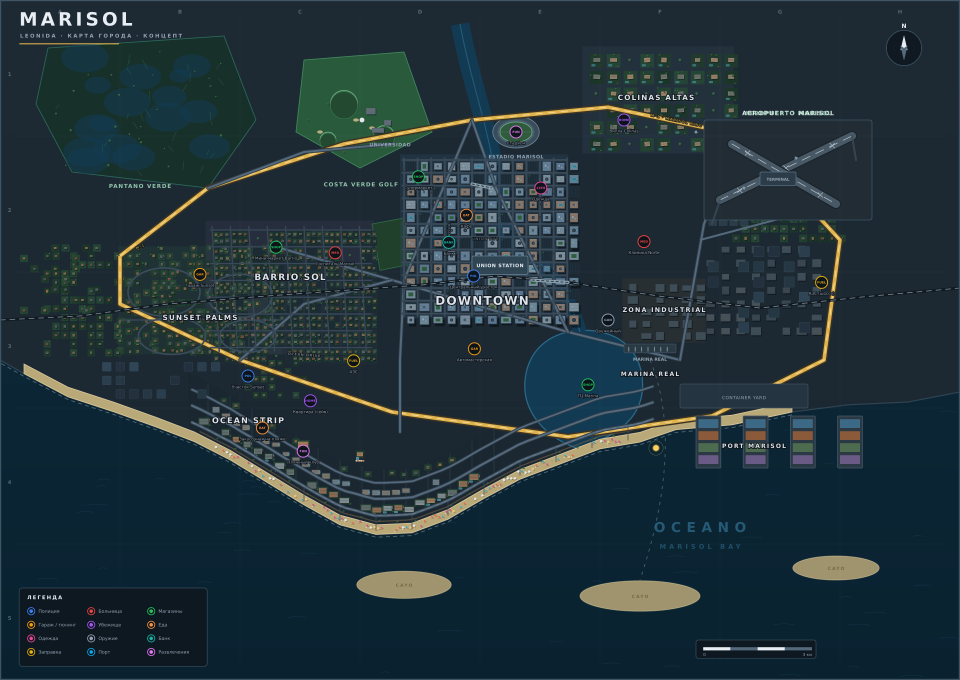
#> input picture game/map/city_map.png, 3840 x 2720 px (shown at 1/4 size)
$ python make_tiles.py
#> lines starting #> are read from the running program, lines starting #| are printed output that depends on the picture
#!/usr/bin/env python3
"""Нарезает 4К-карту на тайлы и делает облегчённые версии для быстрой загрузки.

Запуск:  python3 game/tools/make_tiles.py   (после render_map.cjs)
Результат: game/map/4k/{overview.webp, city_map_4k.webp, tiles/*.webp, manifest.json}

Смысл: вьюер сначала показывает overview (1600 px), а 4К-тайлы 1024×1024
подгружает только те, что попали в экран. Поэтому карта 4К не лагает
и не тянет мегабайты на телефоне.
"""

import json
import math
import os

from PIL import Image

ROOT = os.path.abspath(os.path.join(os.path.dirname(os.path.abspath(__file__)), "..", ".."))
SRC = os.path.join(ROOT, "game", "map", "city_map.png")
OUT = os.path.join(ROOT, "game", "map", "4k")
TILE = 1024


def main():
    os.makedirs(os.path.join(OUT, "tiles"), exist_ok=True)
    im = Image.open(SRC).convert("RGB")
    w, h = im.size
#> w = 3840; h = 2720

    # полная 4К-версия одним файлом (для скачивания и GitHub)
    im.save(os.path.join(OUT, "city_map_4k.webp"), "WEBP", quality=88, method=6)

    # overview: хватает для общего вида, грузится мгновенно
    ov_w = 1600
    ov_h = round(h * ov_w / w)
#> ov_h = 1133
    im.resize((ov_w, ov_h), Image.LANCZOS).save(
        os.path.join(OUT, "overview.webp"), "WEBP", quality=82, method=6)
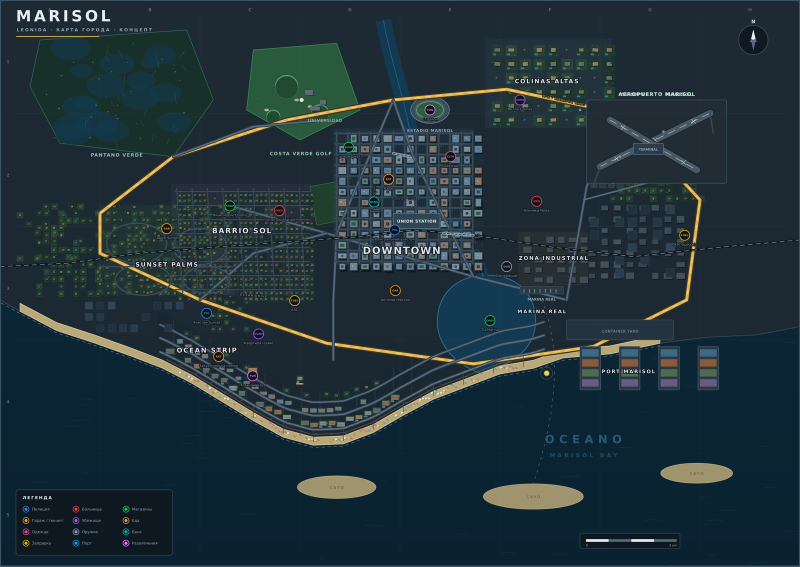
#> saved as overview.webp: PIL image 1600x1133 RGB (shown at 1/2 size); mean R, G, B 33.1, 50.4, 58

    sea = im.getpixel((4, 4))
#> sea = (61, 83, 99)
    cols, rows = math.ceil(w / TILE), math.ceil(h / TILE)
#> cols = 4; rows = 3
    tiles = []
    for r in range(rows):
        for c in range(cols):
            box = (c * TILE, r * TILE, min(w, (c + 1) * TILE), min(h, (r + 1) * TILE))
            crop = im.crop(box)
            if crop.size != (TILE, TILE):
                padded = Image.new("RGB", (TILE, TILE), sea)
                padded.paste(crop, (0, 0))
                crop = padded
            name = f"tiles/r{r}_c{c}.webp"
            crop.save(os.path.join(OUT, name), "WEBP", quality=88, method=6)
            tiles.append({"r": r, "c": c, "src": name})
#> this loop made 3 passes
#> pass 1, in main, `crop.save(os.path.join(OUT, name), "WEBP", quality=88, method=6)`:
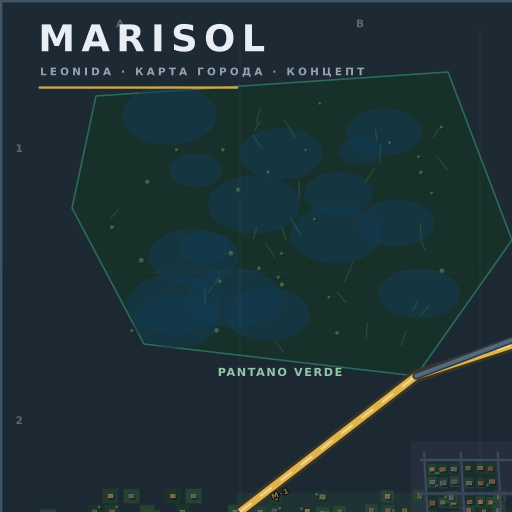
#> saved as r0_c0.webp: PIL image 1024x1024 RGB (shown at 1/2 size); mean R, G, B 31.7, 50.6, 55.4
#> pass 1, in main, `crop.save(os.path.join(OUT, name), "WEBP", quality=88, method=6)`:
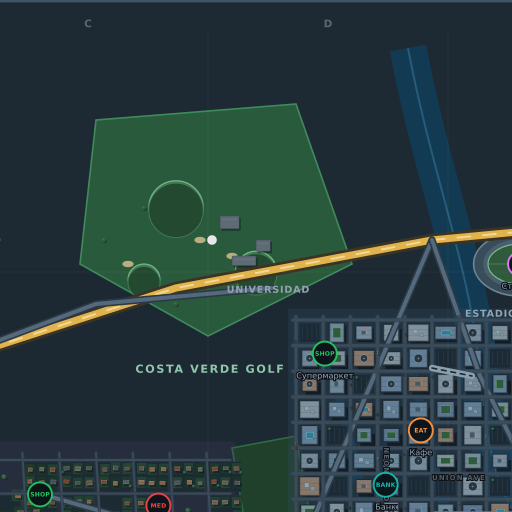
#> saved as r0_c1.webp: PIL image 1024x1024 RGB (shown at 1/2 size); mean R, G, B 40.8, 60.8, 62.6
#> pass 1, in main, `crop.save(os.path.join(OUT, name), "WEBP", quality=88, method=6)`:
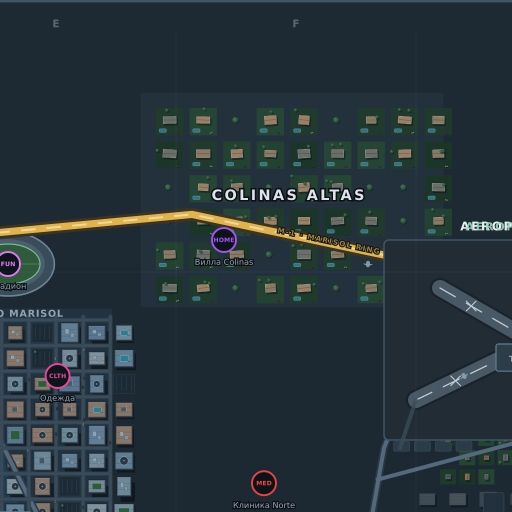
#> saved as r0_c2.webp: PIL image 1024x1024 RGB (shown at 1/2 size); mean R, G, B 39.4, 52.8, 59.5
#> pass 1, in main, `crop.save(os.path.join(OUT, name), "WEBP", quality=88, method=6)`:
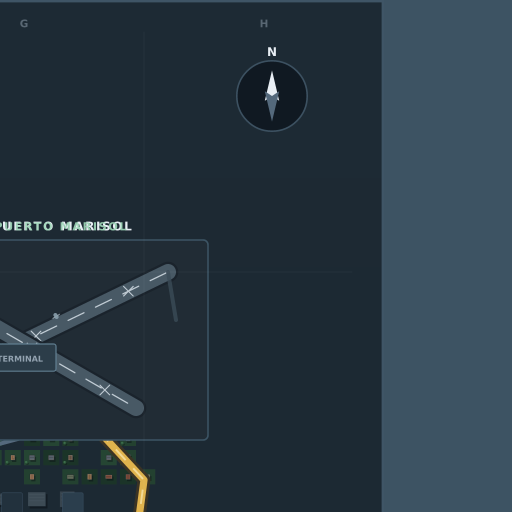
#> saved as r0_c3.webp: PIL image 1024x1024 RGB (shown at 1/2 size); mean R, G, B 40, 55, 65.9
#> after the loop:
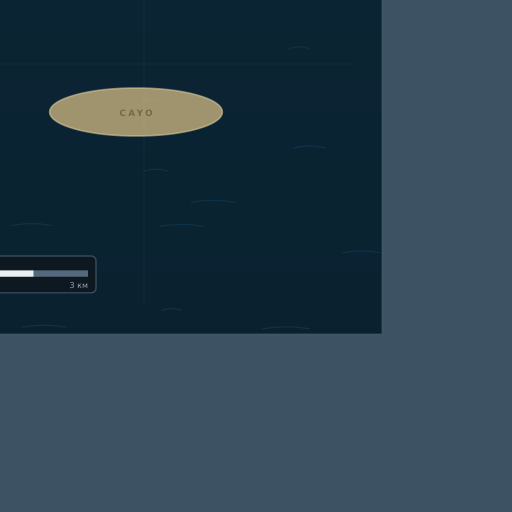
#> crop: PIL image 1024x1024 RGB (shown at 1/2 size); mean R, G, B 40.7, 62.9, 76.7
#> after the loop, tiles = 12 items

    manifest = {
        "map": "Marisol",
        "width": w,
        "height": h,
        "tileSize": TILE,
        "cols": cols,
        "rows": rows,
        "overview": "overview.webp",
        "overviewWidth": ov_w,
        "full": "city_map_4k.webp",
        "tiles": tiles,
        "lod": {"overviewBelowScale": 0.5, "tilesAboveScale": 0.5},
        "source": "../city_map.svg",
        "world": {
            "baseWidth": 2400,
            "baseHeight": 1700,
            "metersPerPixel": 5,
            "worldX": "(px - 1200) * 5",
            "worldZ": "(py - 850) * 5",
        },
    }
    with open(os.path.join(OUT, "manifest.json"), "w") as f:
        json.dump(manifest, f, ensure_ascii=False, indent=1)

    total = sum(os.path.getsize(os.path.join(OUT, t["src"])) for t in tiles)
    print(f"4К: {w}×{h}, тайлов {len(tiles)} ({total / 1048576:.1f} МБ), "
          f"overview {ov_w}px, {os.path.getsize(os.path.join(OUT, 'overview.webp')) // 1024} КБ")
#| 4К: 3840×2720, тайлов 12 (0.4 МБ), overview 1600px, 118 КБ


if __name__ == "__main__":
    main()
